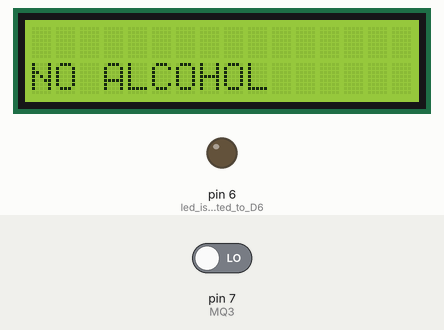
A sketch run on a simulated Arduino Uno, built with avr-gcc and run on an emulated ATmega328P. Shown: 16×2 character LCD, output pins drawn as LEDs (lit = HIGH). The test bench sets the inputs (shaded band); at power-on: pin 7 (MQ3) LOW.

Above: at 1.2 s.
1.3 s: pin 7 (MQ3) driven HIGH
At 2.8 s:
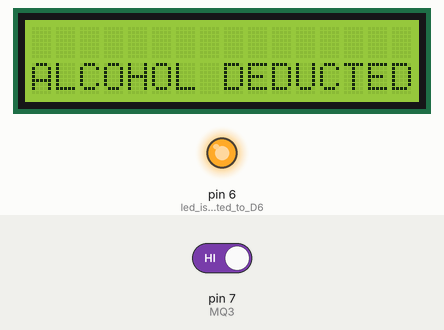
5.4 s: pin 7 (MQ3) driven LOW
At 6.8 s:
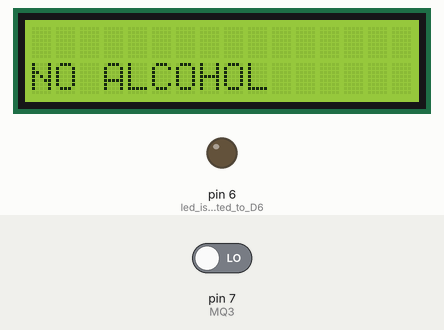
Timing chart, 0 to 8.4 s (numbered marks = the images above; inputs shaded):
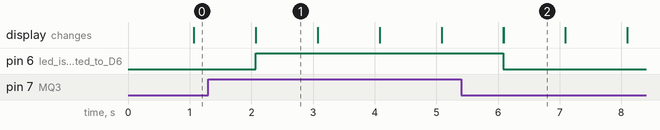

The sketch:

Program.ino
```cpp
#include <LiquidCrystal.h>
#define MQ3 7 //defined macros for input pin
// initialize the library by associating any needed LCD interface pin
// with the arduino pin number it is connected to
const int rs = 13, en = 12, d4 = 11, d5 = 10, d6 = 9, d7 = 8;
LiquidCrystal lcd(rs, en, d4, d5, d6, d7);
int gas_value;
void setup() {
  // set up the LCD's number of columns and rows:
  lcd.begin(16, 2);
  pinMode(6,OUTPUT);// led is connected to D6
}
void loop()
{
  gas_value = digitalRead(MQ3); // Read the value from MQ3 Sensor
  if(gas_value==1) // if the value is above threshold then mq3 gives 1 as output
  {
   digitalWrite(6,HIGH);// Led will glow
   lcd.setCursor (0, 1);
   lcd.print("ALCOHOL DEDUCTED");
   lcd.display();
   }
   else // if the value is below threshold then mq3 gives 0 as output
   {
    digitalWrite(6,LOW);// led we be off
    lcd.setCursor (0, 1);
    lcd.print("NO ALCOHOL");
    lcd.display();
   }
   delay(1000);
   lcd.clear();
}
```

Measured:
- after the input at 1.3 s, pin 6 (led_is_connected_to_D6): LOW → HIGH after 0.77 s; the display: first differs from a run without the input after 0.77 s (image 1)
- after the input at 5.4 s, pin 6 (led_is_connected_to_D6): HIGH → LOW after 0.69 s; the display: first differs from a run without the input after 0.69 s (image 2)
- what the display in image 1 shows lasts 1.0 s, from 2.1 s to 3.1 s
